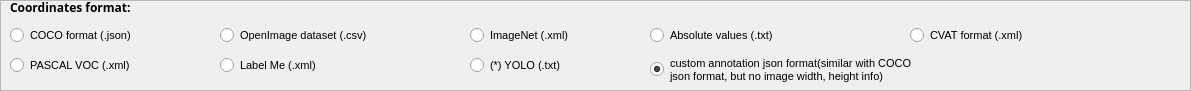
  <widget class="QFrame" name="frame">
   <property name="geometry">
    <rect>
     <x>10</x>
     <y>190</y>
     <width>1191</width>
     <height>91</height>
    </rect>
   </property>
   <property name="frameShape">
    <enum>QFrame::StyledPanel</enum>
   </property>
   <property name="frameShadow">
    <enum>QFrame::Raised</enum>
   </property>
   <widget class="QRadioButton" name="rad_gt_format_coco_json">
    <property name="geometry">
     <rect>
      <x>10</x>
      <y>24</y>
      <width>161</width>
      <height>22</height>
     </rect>
    </property>
    <property name="font">
     <font>
      <family>Arial</family>
      <pointsize>8</pointsize>
     </font>
    </property>
    <property name="text">
     <string>COCO format (.json)</string>
    </property>
    <property name="checked">
     <bool>false</bool>
    </property>
   </widget>
   <widget class="QLabel" name="lbl_detections_dir_3">
    <property name="geometry">
     <rect>
      <x>10</x>
      <y>-3</y>
      <width>191</width>
      <height>20</height>
     </rect>
    </property>
    <property name="font">
     <font>
      <family>Arial Black</family>
      <pointsize>9</pointsize>
      <weight>75</weight>
      <bold>true</bold>
     </font>
    </property>
    <property name="text">
     <string>Coordinates format:</string>
    </property>
   </widget>
   <widget class="QRadioButton" name="rad_gt_format_imagenet_xml">
    <property name="geometry">
     <rect>
      <x>470</x>
      <y>24</y>
      <width>151</width>
      <height>22</height>
     </rect>
    </property>
    <property name="font">
     <font>
      <family>Arial</family>
      <pointsize>8</pointsize>
     </font>
    </property>
    <property name="toolTip">
     <string>&lt;html&gt;&lt;head/&gt;&lt;body&gt;&lt;p&gt;Ground-truth format provided by PASCAL VOC annotated files (.XML):&lt;/p&gt;&lt;p&gt;&lt;span style=&quot; font-weight:600;&quot;&gt;Format: &lt;/span&gt;&amp;lt;class_name&amp;gt; &amp;lt;left&amp;gt; &amp;lt;top&amp;gt; &amp;lt;right&amp;gt; &amp;lt;bottom&amp;gt;&lt;/p&gt;&lt;p&gt;&lt;span style=&quot; font-weight:600;&quot;&gt;Coordinates values:&lt;/span&gt; Absolute&lt;/p&gt;&lt;p&gt;&lt;span style=&quot; font-weight:600;&quot;&gt;Reference: &lt;/span&gt;&lt;a href=&quot;http://host.robots.ox.ac.uk/pascal/VOC/voc2012/htmldoc/index.html&quot;&gt;&lt;span style=&quot; text-decoration: underline; color:#0000ff;&quot;&gt;http://host.robots.ox.ac.uk/pascal/VOC/voc2012/htmldoc/index.html&lt;/span&gt;&lt;/a&gt;</string>
    </property>
    <property name="text">
     <string>ImageNet (.xml)</string>
    </property>
   </widget>
   <widget class="QRadioButton" name="rad_gt_format_openimages_csv">
    <property name="geometry">
     <rect>
      <x>220</x>
      <y>24</y>
      <width>231</width>
      <height>22</height>
     </rect>
    </property>
    <property name="font">
     <font>
      <family>Arial</family>
      <pointsize>8</pointsize>
     </font>
    </property>
    <property name="text">
     <string>OpenImage dataset (.csv)</string>
    </property>
   </widget>
   <widget class="QRadioButton" name="rad_gt_format_labelme_xml">
    <property name="geometry">
     <rect>
      <x>220</x>
      <y>54</y>
      <width>151</width>
      <height>22</height>
     </rect>
    </property>
    <property name="font">
     <font>
      <family>Arial</family>
      <pointsize>8</pointsize>
     </font>
    </property>
    <property name="text">
     <string>Label Me (.xml)</string>
    </property>
    <property name="checked">
     <bool>false</bool>
    </property>
   </widget>
   <widget class="QRadioButton" name="rad_gt_format_pascalvoc_xml">
    <property name="geometry">
     <rect>
      <x>10</x>
      <y>54</y>
      <width>181</width>
      <height>22</height>
     </rect>
    </property>
    <property name="font">
     <font>
      <family>Arial</family>
      <pointsize>8</pointsize>
     </font>
    </property>
    <property name="text">
     <string>PASCAL VOC (.xml)</string>
    </property>
    <property name="checked">
     <bool>false</bool>
    </property>
   </widget>
   <widget class="QRadioButton" name="rad_gt_format_abs_values_text">
    <property name="geometry">
     <rect>
      <x>650</x>
      <y>24</y>
      <width>201</width>
      <height>22</height>
     </rect>
    </property>
    <property name="font">
     <font>
      <family>Arial</family>
      <pointsize>8</pointsize>
     </font>
    </property>
    <property name="toolTip">
     <string>&lt;html&gt;&lt;head/&gt;&lt;body&gt;&lt;p&gt;&amp;lt;class&amp;gt; &amp;lt;left&amp;gt; &amp;lt;top&amp;gt; &amp;lt;width&amp;gt; &amp;lt;height&amp;gt; (ABSOLUTE)&lt;/p&gt;&lt;/body&gt;&lt;/html&gt;</string>
    </property>
    <property name="text">
     <string>Absolute values (.txt)</string>
    </property>
    <property name="checked">
     <bool>false</bool>
    </property>
   </widget>
   <widget class="QRadioButton" name="rad_gt_format_yolo_text">
    <property name="geometry">
     <rect>
      <x>470</x>
      <y>54</y>
      <width>181</width>
      <height>22</height>
     </rect>
    </property>
    <property name="font">
     <font>
      <family>Arial</family>
      <pointsize>8</pointsize>
     </font>
    </property>
    <property name="text">
     <string>(*) YOLO (.txt)</string>
    </property>
    <property name="checked">
     <bool>false</bool>
    </property>
   </widget>
   <widget class="QRadioButton" name="rad_gt_format_cvat_xml">
    <property name="geometry">
     <rect>
      <x>910</x>
      <y>24</y>
      <width>171</width>
      <height>22</height>
     </rect>
    </property>
    <property name="font">
     <font>
      <family>Arial</family>
      <pointsize>8</pointsize>
     </font>
    </property>
    <property name="toolTip">
     <string>&lt;html&gt;&lt;head/&gt;&lt;body&gt;&lt;p&gt;&lt;span style=&quot; font-weight:600;&quot;&gt;Format:&lt;/span&gt; A unique XML file containing all detections of the dataset in the CVAT format as described at &lt;a href=&quot;https://github.com/openvinotoolkit/cvat/blob/7512fd6883829ff2692ef42a5a41a06f3805da14/cvat/apps/documentation/xml_format.md&quot;&gt;&lt;span style=&quot; text-decoration: underline; color:#0000ff;&quot;&gt;https://github.com/openvinotoolkit/cvat/blob/7512fd6883829ff2692ef42a5a41a06f3805da14/cvat/apps/documentation/xml_format.md&lt;/span&gt;&lt;/a&gt;</string>
    </property>
    <property name="text">
     <string>CVAT format (.xml)</string>
    </property>
   </widget>
   <widget class="QRadioButton" name="rad_gt_format_gdd_json">
    <property name="geometry">
     <rect>
      <x>650</x>
      <y>34</y>
      <width>391</width>
      <height>71</height>
     </rect>
    </property>
    <property name="font">
     <font>
      <family>Arial</family>
      <pointsize>8</pointsize>
     </font>
    </property>
    <property name="text">
     <string>custom annotation json format(similar with COCO
json format, but no image width, height info)</string>
    </property>
    <property name="checked">
     <bool>true</bool>
    </property>
   </widget>
  </widget>
